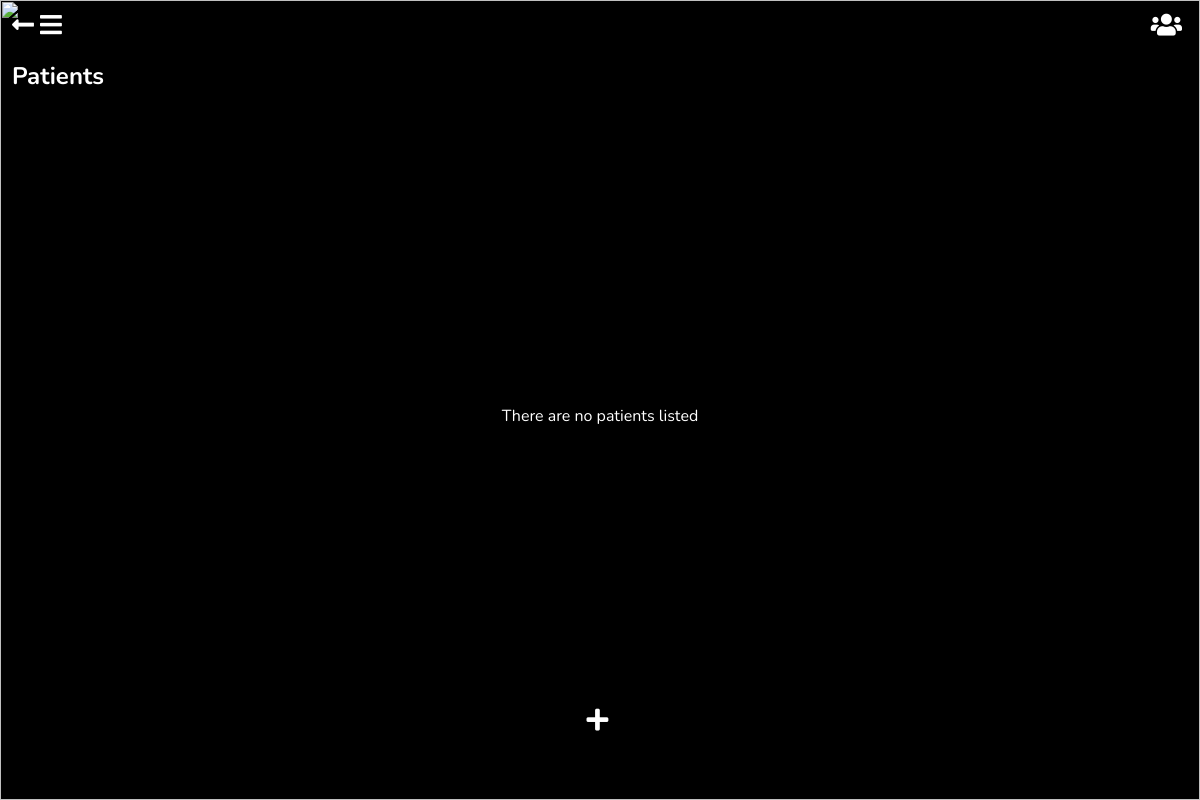
Before: /patients/ (signed in) with the older database file.
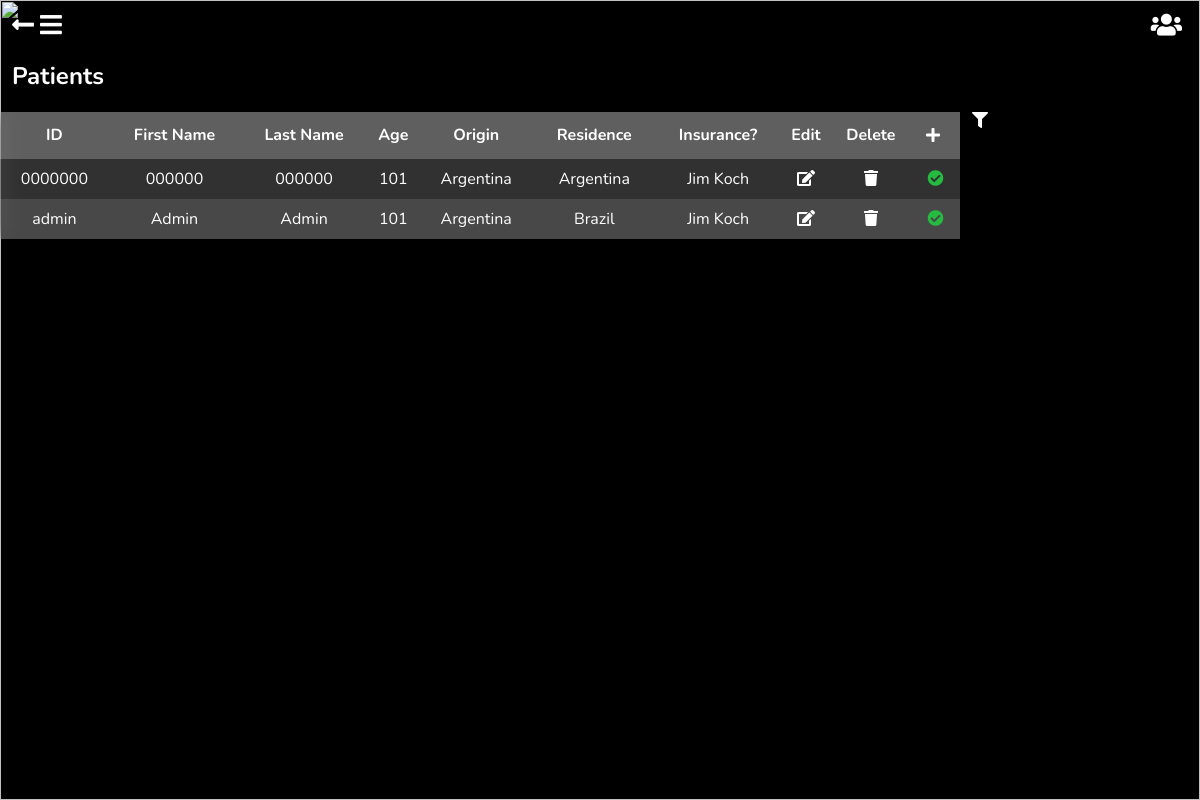
After: the same page with the newer database file.
### patients/models.py (models this page shows, shortened)
class Patient(models.Model):
    GENDER_CHOICES = (
        ('F', 'Femenine'),
        ('M', 'Masculine'),
        ('O', 'Other'),
    )
    CIVIL_STATUS_CHOICES = (
        ('S', 'Single'),
        ('M', 'Married'),
        ('W', 'Widowed'),
        ('D', 'Divorced'),
        ('SP', 'Separated'),
    )
    id_number = models.CharField('ID Number', max_length=20, null=True, blank=True, help_text='Provide you ID Card Number')
    first_names = models.CharField("Patient's Name", max_length=50, null=False, blank=False, help_text="Patient's Name")
    last_names = models.CharField("Patient's Last Name", max_length=50, null=False, blank=False, help_text="Patient's Last Name")
    gender = models.CharField("Patient's Gender", max_length=20, null=True, blank=False, help_text='Gender', choices=GENDER_CHOICES)
    birthday = models.DateField("Patient's Birthday", help_text="Patients date of birth")
    phone_number = models.CharField('Phone Number', max_length=20, blank=True, null=True, help_text='Phone Number')
    email = models.EmailField("Patient's Email", null=True, blank=True, help_text='Email')
    civil_status = models.CharField(max_length=12, choices=CIVIL_STATUS_CHOICES)
    origin = models.CharField(max_length=50, choices=ORIGIN_CHOICES)
    residence = models.CharField(max_length=50, choices=LOCATION_CHOICES)
    created_by = models.ForeignKey(user, on_delete=models.CASCADE, blank=False, null=True, verbose_name='Created By')
    class Meta:
        verbose_name = 'Patient'
        verbose_name_plural = 'Patients'
    def age(self):
        today = timezone.localtime(timezone.now())
        age = today.date() - self.birthday
        return int(age.days / 365.25)

class InsuranceInformation(models.Model):
    INSURANCE_TYPE_CHOICES = (
        ('MEDICAL', 'Medical'),
    )
    insurance_carrier = models.ForeignKey(InsuranceCarrier, on_delete=models.CASCADE, blank=True, null=True, verbose_name='Insurance Carrier',)
    type_of_insurance = models.CharField('Insurance Type', max_length=50, blank=True, null=True, help_text='Type of insurance', choices=INSURANCE_TYPE_CHOICES)
    expiration_date = models.DateField('Expiration Date', help_text="Insurance's Expiration Date")
    patient = models.OneToOneField(Patient, on_delete=models.CASCADE, blank=True, null=True, verbose_name='Insurance Owner', related_name='insurance')
    class Meta:
        verbose_name = 'Insurance Information'
        verbose_name_plural = "Patient's Insurance Data"

class InsuranceCarrier(models.Model):
    ORIGIN_CHOICES = (
        ('HND', 'Honduras'),
        ('NIC', 'Nicaragua'),
    )
    company = models.CharField('Company', max_length=100, blank=False, null=False, help_text='Insurance Carrier')
    country = models.CharField('Country', max_length=100, blank=False, null=True, help_text='Insurance Carrier origin', choices=ORIGIN_CHOICES, default=None)
    created_by = models.ForeignKey(user, on_delete=models.CASCADE, blank=False, null=True, verbose_name='created_by', related_name='insurance_carrier')
    class Meta:
        unique_together = ['company', 'created_by']
        verbose_name = 'Insurance Carrier'
        verbose_name_plural = 'Insurance Carriers'
    def __str__(self):
        return self.company

### patients/views.py (the view)
# urls.py: path('patients/', include('patients.urls')),
def patients(request):
    doctor_group = Group.objects.get(name='Doctor')
    doctor = doctor_group in request.user.groups.all()
    template = 'patients/patients.html'
    patients_list = Patient.objects.filter(created_by=request.user).order_by('id_number')
    paginator = Paginator(patients_list, 17)
    page_number = request.GET.get('page')
    page_obj = paginator.get_page(page_number)
    patient_filter = PatientFilterForm
    context = {'patients': page_obj, 'form': patient_filter, 'doctor': doctor}
    if page_number:
        data = {'html': render_to_string('patients/patients_partial_list.html', context, request)}
        return JsonResponse(data)
    return render(request, template, context)

### patients/templates/patients/patients.html (shortened to what this page needs)
{% extends 'base.html' %}
{% load static %}
{% block return %}<a href="{%url 'home:home'%}"><i class="fas fa-long-arrow-alt-left"></i></a>{% endblock %}
{% block body_block %}
<link rel="stylesheet" href="{% static 'patients/css/patients.css' %}">
<h2>Patients</h2>
{% if patients %}
    <div class="wrapper">
        {% include 'patients/patients_list.html' %}
    </div>
{% else %}
    <p id="no-patients">There are no patients listed</p>
    <a  id="add-patients" href="{% url 'patients:add_patient' %}"><i class="fas fa-plus"></i></a>
{% endif %}
{% endblock %}

### templates/base.html (shortened to what this page needs)
<!DOCTYPE html>
{% load static %}
<html lang="en" style="background-color:black">
    <head>
        <link rel="stylesheet" href="{% static 'base/css/base.css' %}">
        <link rel="stylesheet" href="https://use.fontawesome.com/releases/v5.13.1/css/all.css">
    </head>
    <body>
    <img id=background src="{% static 'web-backgrounds/bg-1.jpg' %}" alt="">
        {% block return %}<a href=""><i class="fas fa-long-arrow-alt-left" ></i></a>{% endblock %}{% block home %}<i class="fas fa-bars"></i>{% endblock %}{% block social %} <i class="fas fa-users" data-url="{% url 'accounts:contacts' %}"></i> {% endblock %}
        {% block body_block %}
        {% endblock %}
    </body>
</html>

### patients/templates/patients/patients_list.html (shortened to what this page needs)
{% load static %}
{% if patients %}
    <div>
        <table>
            <thead>
                <tr id="heading">
                    <th>ID</th>
                    <th>First Name</th>
                    <th>Last Name</th>
                    <th>Age</th>
                    <th>Origin</th>
                    <th>Residence</th>
                    <th>Insurance?</th>
                    {% if doctor %}<th>Edit</th>
                    <th>Delete</th>{% endif %}
                    <th><i class="fas fa-plus" onclick="window.location='{% url 'patients:add_patient' %}'"></i></th>
                </tr>
            </thead>
            <tbody>
                {% include 'patients/patients_partial_list.html' %}
           </tbody>
        </table>
    </div>
    <div>
        <i class="fas fa-filter"></i>
    </div>
{% else %}
    <p id="no-patients">There are no patients listed</p>
    <a  id="add-patients" href="{% url 'patients:add_patient' %}"><i class="fas fa-plus"></i></a>
{% endif %}

### patients/templates/patients/patients_partial_list.html (shortened to what this page needs)
{% load static %}
{% load patients_custom_tags %}
{% if patients %}
    {% for p in patients %}
        <tr onclick="window.location='{% url 'patients:patients_details' p.pk %}'">
            <td>{% if p.id_number %}{{ p.id_number }}{% else %}-------------{% endif %}</td>
            <td>{{ p.first_names }}</td>
            <td>{{ p.last_names }}</td>
            <td>{{ p.age }}</td>
            <td>{{ p.get_origin_display }}</td>
            <td>{{ p.get_residence_display }}</td>
            <td>{% if p.insurance.insurance_carrier != None %}{{ p.insurance.insurance_carrier }}{% else %}Not Available{% endif %}</td>
            {% if doctor %}<td data-url="{% url 'patients:update_patient' p.pk %}"><i class="fas fa-edit"></i></td>
            <td data-url="{% url 'patients:delete_patient' p.pk %}"><i class="fas fa-trash"></i></td>{% endif %}
            {% if p.age >= 18 and not p.id_number and p.insurance.expiration_date <= today %}
                <td><i class="fas fa-exclamation-circle" data-message-code="out-of-date-info"></i></td>
            {% elif p.age >= 18 and not p.id_number %}
                <td><i class="fas fa-exclamation-circle" data-message-code="no-id-registered"></i></td>
            {% elif p.insurance.insurance_carrier and p.insurance.expiration_date <= today %}
                <td><i class="fas fa-exclamation-circle" data-message-code="expired-insurance"></i></td>
            {% else %}
                <td><i class="fas fa-check-circle" data-message-code="in-order"></i></td>
            {% endif %}
        </tr>
    {% endfor %}
{% endif %}

### static/base/css/base.css (style rules this page uses)
body { font-family: 'Nunito', sans-serif; padding: 0; margin: 0; color: #FFFFFF; overflow: hidden; }
#background { object-fit: cover; width: 100vw; height: 100vh; position: fixed; top: 0%; left: 0%; z-index: -1; }
h1,h2,h3,h4,h5,h6 { color: #FFFFFF; }
.fa-long-arrow-alt-left { position: relative; font-size: 25px; transition: 0.5s; margin-top: 1%; margin-left: 1%; }
.fa-bars { position: relative; font-size: 25px; transition: 0.5s; margin-top: 0.5%; margin-left: 0.5%; }
.fa-users { position: relative; float: right; font-size: 25px; transition: 0.5s; margin-top: 1%; margin-right: 1.5%; }
.fa-plus { cursor: pointer; padding: 5px 10px 5px 5px; transition: 0.5s; }
.fa-filter { float: left; transition: 0.5s; }
a { text-decoration: none; color: #FFFFFF; }

### patients/static/patients/css/patients.css (style rules this page uses)
.wrapper { display: grid; grid-template-columns: 80% 18%; grid-gap: 1%; }
h2 { margin-left: 1%; }
table { margin: auto; width: 100%; border-collapse: collapse; background-color: rgba(255,255,255,0.1); backdrop-filter: blur(10px); -webkit-backdrop-filter: blur(10px); background-clip: padding-box; animation: show-up 1s linear forwards; }
#heading { color: #FFFFFF; background-color: rgba(255,255,255,0.3); line-height: 25px; cursor: default; }
.fa-check-circle { color: #25BB41; transition: 0.5s; }
tr { line-height: 20px; cursor: pointer; transition: 0.5s; }
tr th { text-align: center; padding-top: 10px; padding-bottom: 10px; }
tr td { text-align: center; padding-top: 10px; padding-bottom: 10px; max-width: 100px; white-space: nowrap; overflow: hidden; text-overflow: ellipsis; }
tr:nth-child(odd) { background-color: rgba(255,255,255,0.1); }
tr:nth-child(even) { background-color: rgba(255,255,255,0.2); }

Changed rows visible on the page:
added Patient: id_number "0000000", first_names "000000", last_names "000000", age "101", origin "Argentina", residence "Argentina", insurance.insurance_carrier "Jim Koch"
added Patient: id_number "admin", first_names "Admin", last_names "Admin", age "101", origin "Argentina", residence "Brazil", insurance.insurance_carrier "Jim Koch"
Other visible differences:
text no longer shown: "There are no patients listed"
text now shown: "ID First Name Last Name Age Origin Residence Insurance? Edit Delete"
